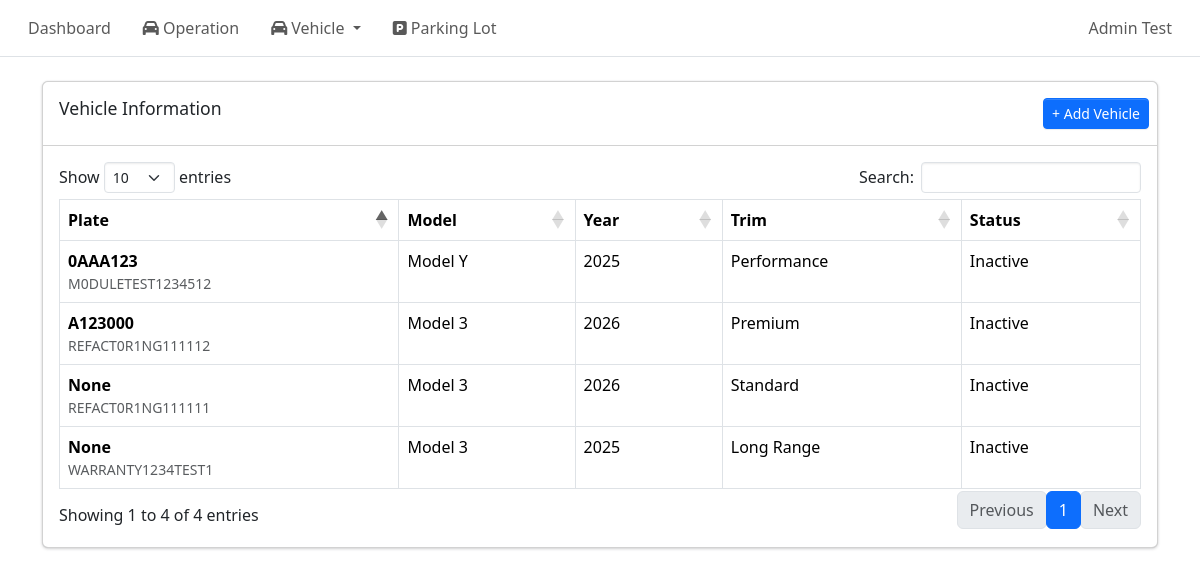
The app's page /admin/vehicles/ (signed in), older data.
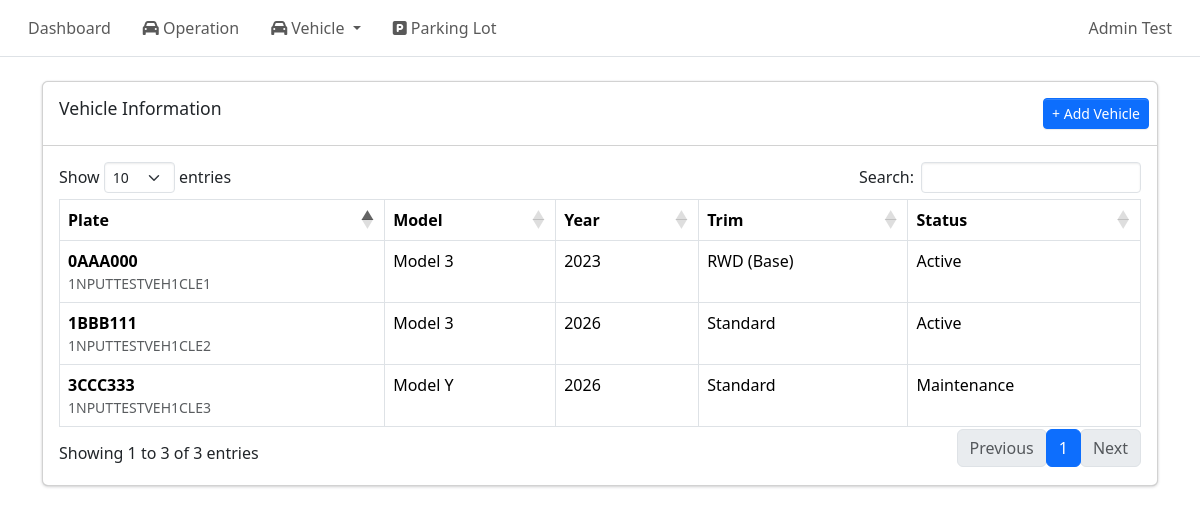
The same page, newer data.
### tables this page shows
CREATE TABLE vehicle (
    vehicle_id INTEGER PRIMARY KEY AUTOINCREMENT,
    vin TEXT NOT NULL UNIQUE CHECK(length(vin) = 17),
    make TEXT,
    model TEXT,
    model_year INTEGER,
    trim TEXT,
    exterior TEXT,
    interior TEXT,
    plate_number TEXT,
    mileage INTEGER,
    software TEXT,

    vehicle_status TEXT NOT NULL 
        CHECK(vehicle_status IN ('Active', 'Maintenance', 'Archived')),

    created_at DATETIME DEFAULT CURRENT_TIMESTAMP
);

### routes/admin/vehicle_pages/management.py (the view)
@vehicle_pages_bp.route("/",methods=["GET"])
def vehicle_list_page():
    if not session.get("admin_logged_in"):
        return redirect(url_for("auth.admin_login"))
    conn = get_conn()
    cur = conn.cursor()
    cur.execute("""
            SELECT
                vehicle_id,
                vin,
                plate_number,
                model,
                model_year,
                trim,
                vehicle_status
            FROM vehicle
            ORDER BY plate_number ASC
    """)
    vehicles = cur.fetchall()
    return render_template("vehicle_info_management.html", vehicles=vehicles)

### db.py (called while the page is built)
def make_dict(cursor, row):
    return {col[0]: row[idx] for idx, col in enumerate(cursor.description)}

def get_conn():
    if "db" not in g:
        conn = sqlite3.connect(DB_PATH, check_same_thread=False)
        conn.row_factory = make_dict
        conn.execute("PRAGMA foreign_keys = ON;")
        g.db = conn
    return g.db

def close_conn(e=None):
    db = g.pop("db", None)
    if db is not None:
        db.close()

### templates/vehicle_info_management.html (shortened to what this page needs)
{% extends "base.html" %}
{% block content %}
<div class="card">
    <div class="card-header">
        <h3 class="card-title">Vehicle Information</h3>
        <div class="card-tools">
            <a href="{{ url_for('vehicle_management_pages.vehicle_create_page') }}" class="btn btn-primary btn-sm">
                + Add Vehicle
            </a>
        </div>
    </div>
    <div class="card-body">
        <table id = "vehicleTable" class="table table-bordered table-hover">
            <thead>
                <tr>
                    <th>Plate</th>
                    <th>Model</th>
                    <th>Year</th>
                    <th>Trim</th>
                    <th>Status</th>
                </tr>
            </thead>
            <tbody>
                {% for v in vehicles %}
                <tr data-id="{{ v.vehicle_id }}" data-vin="{{ v.vin }}" data-plate="{{ v.plate_number }}"
                    data-location-name="{{ v.operation_location_name or 'Unassigned' }}" data-location-id="{{ v.operation_location_id or '' }}" style="cursor:pointer;">
                    <td>{{v.plate_number}}</td>
                    <td>{{v.vin}}</td>
                    <td>{{v.model}}</td>
                    <td>{{v.model_year}}</td>
                    <td>{{v.trim}}</td>
                    <td>{{v.vehicle_status}}</td>
                </tr>
                {% endfor %}
            </tbody>
        </table>
    </div>
</div>
{% endblock %}

### templates/base.html (shortened to what this page needs)
<!doctype html>
<html lang="en">
    <head>
        <link href="https://cdn.jsdelivr.net/npm/bootstrap@5.3.8/dist/css/bootstrap.min.css"
            rel="stylesheet"
>
        <link rel="stylesheet"
            href="{{ url_for('static', filename='adminlte/css/adminlte.min.css') }}">
        <link rel="stylesheet"
            href="https://cdnjs.cloudflare.com/ajax/libs/font-awesome/6.5.1/css/all.min.css"
 />
        <link rel="stylesheet" href="https://cdn.datatables.net/1.13.6/css/dataTables.bootstrap5.min.css">
        <link rel="stylesheet" href="https://cdn.datatables.net/rowgroup/1.3.1/css/rowGroup.bootstrap5.min.css">
        <link rel="stylesheet" href="{{ url_for('static', filename='style.css') }}">
    </head>
    <body class="hold-transition sidebar-mini layout-fixed">
        <nav class="app-header navbar navbar-expand bg-body">
            <div class="container-fluid">
                <ul class="navbar-nav">
                    <li class="nav-item">
                        <a href="/admin/dashboard" class="nav-link">Dashboard</a>
                    </li>
                    <li class="nav-item">
                        <a href="{{ url_for('vehicle_operation_pages.vehicle_list_page') }}" class="nav-link">
                            <i class="fa-solid fa-car"></i> Operation
                        </a>
                    </li>
                    <li class="nav-item dropdown">
                        <a class="nav-link dropdown-toggle" href="#" data-bs-toggle="dropdown">
                            <i class="fa-solid fa-car"></i> Vehicle
                        </a>
                    </li>
                    <li class="nav-item">
                        <a href="{{ url_for('parking_lot_pages.parking_lot_list_page') }}" class="nav-link">
                            <i class="fa fa-parking"></i> Parking Lot
                        </a>
                    </li>
                </ul>
                <ul class="navbar-nav ms-auto">
                    <li class="nav-item dropdown user-menu">
                        <a href="#" class="nav-link dropdown-toggle" data-bs-toggle="dropdown">
                            <span>Admin Test</span>
                        </a>
                    </li>
                </ul>
            </div>
        </nav>
        <main class="container mt-4">
            {% block content %}{% endblock %}
        </main>
        {% include "toast_success.html" %}
    </body>
</html>

### templates/toast_success.html (shortened to what this page needs)
<div class="position-fixed top-0 end-0 p-3" style="z-index: 9999">
</div>

Row changes from the older to the newer data that the page shows:
removed vehicle: plate_number "None", vin "WARRANTY1234TEST1", model "Model 3", model_year "2025", trim "Long Range", vehicle_status "Inactive"
removed vehicle: plate_number "None", vin "REFACT0R1NG111111", model "Model 3", model_year "2026", trim "Standard", vehicle_status "Inactive"
removed vehicle: plate_number "0AAA123", vin "M0DULETEST1234512", model "Model Y", model_year "2025", trim "Performance", vehicle_status "Inactive"
removed vehicle: plate_number "A123000", vin "REFACT0R1NG111112", model "Model 3", model_year "2026", trim "Premium", vehicle_status "Inactive"
added vehicle: plate_number "0AAA000", vin "1NPUTTESTVEH1CLE1", model "Model 3", model_year "2023", trim "RWD (Base)", vehicle_status "Active"
added vehicle: plate_number "1BBB111", vin "1NPUTTESTVEH1CLE2", model "Model 3", model_year "2026", trim "Standard", vehicle_status "Active"
added vehicle: plate_number "3CCC333", vin "1NPUTTESTVEH1CLE3", model "Model Y", model_year "2026", trim "Standard", vehicle_status "Maintenance"
Text that changed along with them:
text written by a page script: "Show entries Search: Showing 1 to 4 of 4 entries Previous 1 Next" → "Show entries Search: Showing 1 to 3 of 3 entries Previous 1 Next"
